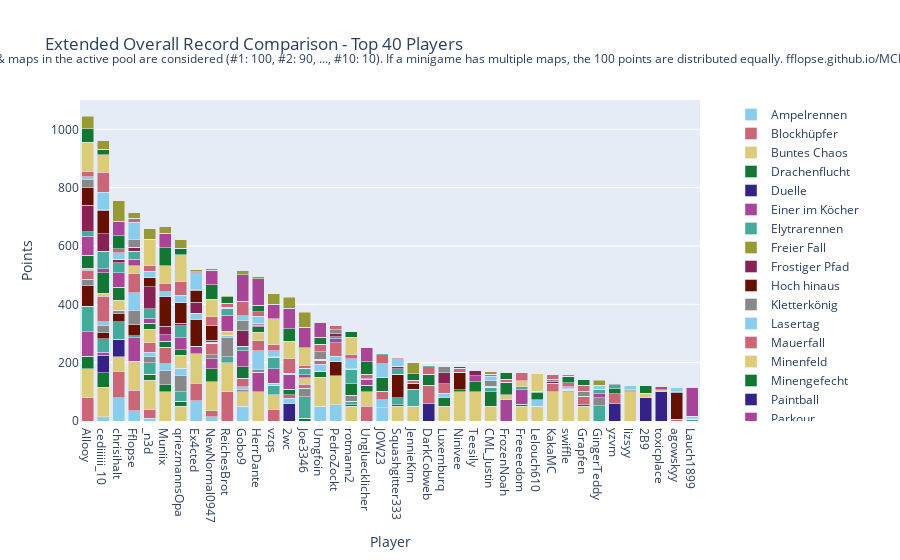

The notebook cell saved with this chart:
### Code cell
import plotly.graph_objects as go

# Sum all columns to get the total score
outDf['Total'] = outDf.sum(axis=1)

# Sort by total score and fill N/A values with 0
outDf = outDf.sort_values(by='Total', ascending=False).fillna(0)

# Crop to top 10 players
cropDf = outDf.head(40).copy()

# Drop the 'Total' column for plotting
cropDf = cropDf.drop(columns=['Total'])

# Create a color palette
color_palette = px.colors.qualitative.Safe

# Create the stacked bar plot
fig = go.Figure()

cropDf = remove_duplicate_columns(cropDf)

for column in cropDf.columns.difference(['Player']):
    fig.add_trace(go.Bar(
        x=cropDf.index,
        y=cropDf[column],
        name=column,
        marker_color=color_palette[len(fig.data) % len(color_palette)]
    ))

# Update layout
fig.update_layout(
    barmode='stack',
    title='Extended Overall Record Comparison - Top 40 Players',
    xaxis=dict(title='Player'),
    yaxis=dict(title='Points'),
    #height=800,
    #width=1000,
    legend=dict(
        x=1.05,
        y=0.5,
        traceorder='normal',
        font=dict(size=12),
        bgcolor='rgba(255, 255, 255, 0)',
        bordercolor='rgba(0, 0, 0, 0)'
    ),
    margin=dict(r=200),  # Adjust right margin to make room for the legend
    annotations=[
        dict(
            x=0.5,
            y=1.1635,
            xref='paper',
            yref='paper',
            text='Max 100 points per minigame. Records #1 through #10 of games & maps in the active pool are considered (#1: 100, #2: 90, ..., #10: 10). If a minigame has multiple maps, the 100 points are distributed equally. fflopse.github.io/MCP-Records/data-analysis/global-ranking.ipynb',
            showarrow=False,
            font=dict(size=12),
            xanchor='center'
        )
    ]
)

fig.show()

# save the plot as an html file

fig.write_html('out/ext_overall_record_comparison.html')

### Figure 1 — Plotly figure (JSON) as saved in the notebook; plotly's stock layout.template omitted (floating-point values rounded to 4 significant figures)
{"data": [{"marker": {"color": "rgb(136, 204, 238)"}, "name": "Ampelrennen", "type": "bar", "x": ["Allooy", "cediiiiii_10", "chrisihalt", "Fflopse", "_n3d", "Muniix", "qriezmannsOpa", "Ex4cted", "NewNormal0947", "ReichesBrot", "Gobo9", "HerrDante", "vzqs", "2wc", "Joe3346", "Umgfoin", "PedroZockt", "rotmann2", "Ungluecklicher", "JOW23", "Squashgitter333", "JennieKim", "DarkCobweb", "Luxemburq", "Ninivee", "Teesily", "CML_Justin", "FrozenNoah", "Freeeedom", "Lelouch610", "KakaMC", "swiffle", "Grapfen", "GingerTeddy", "yzvm", "lizsyy", "2B9", "toxicplace", "agowskyy", "Lauch1899"], "y": [0.0, 15.0, 80.0, 35.0, 10.0, 0.0, 0.0, 70.0, 15.0, 0.0, 50.0, 0.0, 0.0, 0.0, 0.0, 50.0, 55.0, 0.0, 0.0, 45.0, 0.0, 0.0, 0.0, 0.0, 0.0, 0.0, 0.0, 0.0, 0.0, 0.0, 0.0, 0.0, 0.0, 0.0, 0.0, 0.0, 0.0, 0.0, 0.0, 0.0]}, {"marker": {"color": "rgb(204, 102, 119)"}, "name": "Blockhüpfer", "type": "bar", "x": ["Allooy", "cediiiiii_10", "chrisihalt", "Fflopse", "_n3d", "Muniix", "qriezmannsOpa", "Ex4cted", "NewNormal0947", "ReichesBrot", "Gobo9", "HerrDante", "vzqs", "2wc", "Joe3346", "Umgfoin", "PedroZockt", "rotmann2", "Ungluecklicher", "JOW23", "Squashgitter333", "JennieKim", "DarkCobweb", "Luxemburq", "Ninivee", "Teesily", "CML_Justin", "FrozenNoah", "Freeeedom", "Lelouch610", "KakaMC", "swiffle", "Grapfen", "GingerTeddy", "yzvm", "lizsyy", "2B9", "toxicplace", "agowskyy", "Lauch1899"], "y": [80.0, 0.0, 90.0, 70.0, 30.0, 0.0, 0.0, 60.0, 20.0, 100.0, 0.0, 0.0, 40.0, 0.0, 0.0, 0.0, 0.0, 0.0, 50.0, 0.0, 0.0, 0.0, 0.0, 0.0, 0.0, 0.0, 0.0, 0.0, 0.0, 0.0, 0.0, 0.0, 0.0, 0.0, 0.0, 0.0, 0.0, 0.0, 0.0, 0.0]}, {"marker": {"color": "rgb(221, 204, 119)"}, "name": "Buntes Chaos", "type": "bar", "x": ["Allooy", "cediiiiii_10", "chrisihalt", "Fflopse", "_n3d", "Muniix", "qriezmannsOpa", "Ex4cted", "NewNormal0947", "ReichesBrot", "Gobo9", "HerrDante", "vzqs", "2wc", "Joe3346", "Umgfoin", "PedroZockt", "rotmann2", "Ungluecklicher", "JOW23", "Squashgitter333", "JennieKim", "DarkCobweb", "Luxemburq", "Ninivee", "Teesily", "CML_Justin", "FrozenNoah", "Freeeedom", "Lelouch610", "KakaMC", "swiffle", "Grapfen", "GingerTeddy", "yzvm", "lizsyy", "2B9", "toxicplace", "agowskyy", "Lauch1899"], "y": [100.0, 100.0, 50.0, 100.0, 100.0, 100.0, 50.0, 100.0, 100.0, 100.0, 50.0, 100.0, 50.0, 0.0, 0.0, 100.0, 100.0, 50.0, 50.0, 0.0, 50.0, 50.0, 0.0, 50.0, 100.0, 100.0, 50.0, 0.0, 50.0, 50.0, 100.0, 100.0, 50.0, 0.0, 0.0, 100.0, 0.0, 0.0, 0.0, 0.0]}, {"marker": {"color": "rgb(17, 119, 51)"}, "name": "Drachenflucht", "type": "bar", "x": ["Allooy", "cediiiiii_10", "chrisihalt", "Fflopse", "_n3d", "Muniix", "qriezmannsOpa", "Ex4cted", "NewNormal0947", "ReichesBrot", "Gobo9", "HerrDante", "vzqs", "2wc", "Joe3346", "Umgfoin", "PedroZockt", "rotmann2", "Ungluecklicher", "JOW23", "Squashgitter333", "JennieKim", "DarkCobweb", "Luxemburq", "Ninivee", "Teesily", "CML_Justin", "FrozenNoah", "Freeeedom", "Lelouch610", "KakaMC", "swiffle", "Grapfen", "GingerTeddy", "yzvm", "lizsyy", "2B9", "toxicplace", "agowskyy", "Lauch1899"], "y": [42.5, 50.0, 0.0, 0.0, 20.0, 25.0, 17.5, 0.0, 45.0, 0.0, 0.0, 0.0, 0.0, 0.0, 10.0, 20.0, 0.0, 5.0, 22.5, 0.0, 5.0, 0.0, 0.0, 30.0, 7.5, 35.0, 50.0, 0.0, 7.5, 0.0, 0.0, 0.0, 5.0, 0.0, 0.0, 0.0, 0.0, 0.0, 0.0, 0.0]}, {"marker": {"color": "rgb(51, 34, 136)"}, "name": "Duelle", "type": "bar", "x": ["Allooy", "cediiiiii_10", "chrisihalt", "Fflopse", "_n3d", "Muniix", "qriezmannsOpa", "Ex4cted", "NewNormal0947", "ReichesBrot", "Gobo9", "HerrDante", "vzqs", "2wc", "Joe3346", "Umgfoin", "PedroZockt", "rotmann2", "Ungluecklicher", "JOW23", "Squashgitter333", "JennieKim", "DarkCobweb", "Luxemburq", "Ninivee", "Teesily", "CML_Justin", "FrozenNoah", "Freeeedom", "Lelouch610", "KakaMC", "swiffle", "Grapfen", "GingerTeddy", "yzvm", "lizsyy", "2B9", "toxicplace", "agowskyy", "Lauch1899"], "y": [0.0, 60.0, 60.0, 0.0, 0.0, 0.0, 0.0, 0.0, 0.0, 0.0, 0.0, 0.0, 0.0, 60.0, 0.0, 0.0, 0.0, 0.0, 0.0, 0.0, 0.0, 0.0, 60.0, 0.0, 0.0, 0.0, 0.0, 0.0, 0.0, 0.0, 0.0, 0.0, 0.0, 0.0, 60.0, 0.0, 80.0, 100.0, 0.0, 0.0]}, {"marker": {"color": "rgb(170, 68, 153)"}, "name": "Einer im Köcher", "type": "bar", "x": ["Allooy", "cediiiiii_10", "chrisihalt", "Fflopse", "_n3d", "Muniix", "qriezmannsOpa", "Ex4cted", "NewNormal0947", "ReichesBrot", "Gobo9", "HerrDante", "vzqs", "2wc", "Joe3346", "Umgfoin", "PedroZockt", "rotmann2", "Ungluecklicher", "JOW23", "Squashgitter333", "JennieKim", "DarkCobweb", "Luxemburq", "Ninivee", "Teesily", "CML_Justin", "FrozenNoah", "Freeeedom", "Lelouch610", "KakaMC", "swiffle", "Grapfen", "GingerTeddy", "yzvm", "lizsyy", "2B9", "toxicplace", "agowskyy", "Lauch1899"], "y": [83.33, 10.0, 0.0, 80.0, 0.0, 0.0, 0.0, 26.67, 33.33, 0.0, 0.0, 66.67, 0.0, 0.0, 0.0, 0.0, 0.0, 0.0, 20.0, 0.0, 0.0, 0.0, 0.0, 0.0, 0.0, 20.0, 0.0, 73.33, 50.0, 0.0, 0.0, 0.0, 0.0, 0.0, 0.0, 0.0, 0.0, 0.0, 0.0, 0.0]}, {"marker": {"color": "rgb(68, 170, 153)"}, "name": "Elytrarennen", "type": "bar", "x": ["Allooy", "cediiiiii_10", "chrisihalt", "Fflopse", "_n3d", "Muniix", "qriezmannsOpa", "Ex4cted", "NewNormal0947", "ReichesBrot", "Gobo9", "HerrDante", "vzqs", "2wc", "Joe3346", "Umgfoin", "PedroZockt", "rotmann2", "Ungluecklicher", "JOW23", "Squashgitter333", "JennieKim", "DarkCobweb", "Luxemburq", "Ninivee", "Teesily", "CML_Justin", "FrozenNoah", "Freeeedom", "Lelouch610", "KakaMC", "swiffle", "Grapfen", "GingerTeddy", "yzvm", "lizsyy", "2B9", "toxicplace", "agowskyy", "Lauch1899"], "y": [87.5, 47.5, 60.0, 7.5, 40.0, 0.0, 32.5, 0.0, 0.0, 20.0, 0.0, 0.0, 32.5, 0.0, 72.5, 0.0, 0.0, 12.5, 0.0, 0.0, 25.0, 0.0, 0.0, 0.0, 0.0, 0.0, 15.0, 0.0, 10.0, 0.0, 0.0, 5.0, 0.0, 52.5, 0.0, 0.0, 0.0, 0.0, 0.0, 0.0]}, {"marker": {"color": "rgb(153, 153, 51)"}, "name": "Freier Fall", "type": "bar", "x": ["Allooy", "cediiiiii_10", "chrisihalt", "Fflopse", "_n3d", "Muniix", "qriezmannsOpa", "Ex4cted", "NewNormal0947", "ReichesBrot", "Gobo9", "HerrDante", "vzqs", "2wc", "Joe3346", "Umgfoin", "PedroZockt", "rotmann2", "Ungluecklicher", "JOW23", "Squashgitter333", "JennieKim", "DarkCobweb", "Luxemburq", "Ninivee", "Teesily", "CML_Justin", "FrozenNoah", "Freeeedom", "Lelouch610", "KakaMC", "swiffle", "Grapfen", "GingerTeddy", "yzvm", "lizsyy", "2B9", "toxicplace", "agowskyy", "Lauch1899"], "y": [0.0, 0.0, 0.0, 0.0, 0.0, 0.0, 0.0, 0.0, 0.0, 0.0, 0.0, 0.0, 0.0, 0.0, 0.0, 0.0, 0.0, 0.0, 0.0, 0.0, 0.0, 0.0, 0.0, 0.0, 0.0, 0.0, 0.0, 0.0, 0.0, 0.0, 0.0, 0.0, 0.0, 0.0, 0.0, 0.0, 0.0, 0.0, 0.0, 0.0]}, {"marker": {"color": "rgb(136, 34, 85)"}, "name": "Frostiger Pfad", "type": "bar", "x": ["Allooy", "cediiiiii_10", "chrisihalt", "Fflopse", "_n3d", "Muniix", "qriezmannsOpa", "Ex4cted", "NewNormal0947", "ReichesBrot", "Gobo9", "HerrDante", "vzqs", "2wc", "Joe3346", "Umgfoin", "PedroZockt", "rotmann2", "Ungluecklicher", "JOW23", "Squashgitter333", "JennieKim", "DarkCobweb", "Luxemburq", "Ninivee", "Teesily", "CML_Justin", "FrozenNoah", "Freeeedom", "Lelouch610", "KakaMC", "swiffle", "Grapfen", "GingerTeddy", "yzvm", "lizsyy", "2B9", "toxicplace", "agowskyy", "Lauch1899"], "y": [0.0, 0.0, 0.0, 0.0, 0.0, 0.0, 0.0, 0.0, 0.0, 0.0, 0.0, 0.0, 0.0, 0.0, 0.0, 0.0, 0.0, 0.0, 0.0, 0.0, 0.0, 0.0, 0.0, 0.0, 0.0, 0.0, 0.0, 0.0, 0.0, 0.0, 0.0, 0.0, 0.0, 0.0, 0.0, 0.0, 0.0, 0.0, 0.0, 0.0]}, {"marker": {"color": "rgb(102, 17, 0)"}, "name": "Hoch hinaus", "type": "bar", "x": ["Allooy", "cediiiiii_10", "chrisihalt", "Fflopse", "_n3d", "Muniix", "qriezmannsOpa", "Ex4cted", "NewNormal0947", "ReichesBrot", "Gobo9", "HerrDante", "vzqs", "2wc", "Joe3346", "Umgfoin", "PedroZockt", "rotmann2", "Ungluecklicher", "JOW23", "Squashgitter333", "JennieKim", "DarkCobweb", "Luxemburq", "Ninivee", "Teesily", "CML_Justin", "FrozenNoah", "Freeeedom", "Lelouch610", "KakaMC", "swiffle", "Grapfen", "GingerTeddy", "yzvm", "lizsyy", "2B9", "toxicplace", "agowskyy", "Lauch1899"], "y": [70.0, 20.0, 30.0, 40.0, 0.0, 0.0, 0.0, 90.0, 0.0, 0.0, 0.0, 0.0, 0.0, 0.0, 0.0, 0.0, 50.0, 0.0, 0.0, 0.0, 80.0, 0.0, 0.0, 0.0, 60.0, 0.0, 0.0, 0.0, 0.0, 0.0, 0.0, 0.0, 0.0, 0.0, 0.0, 0.0, 0.0, 0.0, 0.0, 0.0]}, {"marker": {"color": "rgb(136, 136, 136)"}, "name": "Kletterkönig", "type": "bar", "x": ["Allooy", "cediiiiii_10", "chrisihalt", "Fflopse", "_n3d", "Muniix", "qriezmannsOpa", "Ex4cted", "NewNormal0947", "ReichesBrot", "Gobo9", "HerrDante", "vzqs", "2wc", "Joe3346", "Umgfoin", "PedroZockt", "rotmann2", "Ungluecklicher", "JOW23", "Squashgitter333", "JennieKim", "DarkCobweb", "Luxemburq", "Ninivee", "Teesily", "CML_Justin", "FrozenNoah", "Freeeedom", "Lelouch610", "KakaMC", "swiffle", "Grapfen", "GingerTeddy", "yzvm", "lizsyy", "2B9", "toxicplace", "agowskyy", "Lauch1899"], "y": [23.33, 23.33, 10.0, 46.67, 20.0, 46.67, 56.67, 0.0, 13.33, 66.67, 6.667, 10.0, 0.0, 0.0, 30.0, 0.0, 0.0, 20.0, 0.0, 0.0, 0.0, 0.0, 0.0, 0.0, 0.0, 0.0, 0.0, 0.0, 0.0, 0.0, 0.0, 0.0, 0.0, 26.67, 0.0, 0.0, 0.0, 0.0, 0.0, 0.0]}, {"marker": {"color": "rgb(136, 204, 238)"}, "name": "Lasertag", "type": "bar", "x": ["Allooy", "cediiiiii_10", "chrisihalt", "Fflopse", "_n3d", "Muniix", "qriezmannsOpa", "Ex4cted", "NewNormal0947", "ReichesBrot", "Gobo9", "HerrDante", "vzqs", "2wc", "Joe3346", "Umgfoin", "PedroZockt", "rotmann2", "Ungluecklicher", "JOW23", "Squashgitter333", "JennieKim", "DarkCobweb", "Luxemburq", "Ninivee", "Teesily", "CML_Justin", "FrozenNoah", "Freeeedom", "Lelouch610", "KakaMC", "swiffle", "Grapfen", "GingerTeddy", "yzvm", "lizsyy", "2B9", "toxicplace", "agowskyy", "Lauch1899"], "y": [0.0, 15.0, 0.0, 60.0, 15.0, 25.0, 25.0, 22.5, 0.0, 7.5, 10.0, 65.0, 7.5, 17.5, 0.0, 25.0, 17.5, 0.0, 0.0, 27.5, 0.0, 0.0, 0.0, 15.0, 0.0, 0.0, 0.0, 0.0, 0.0, 22.5, 0.0, 0.0, 0.0, 0.0, 0.0, 0.0, 0.0, 0.0, 0.0, 0.0]}, {"marker": {"color": "rgb(204, 102, 119)"}, "name": "Mauerfall", "type": "bar", "x": ["Allooy", "cediiiiii_10", "chrisihalt", "Fflopse", "_n3d", "Muniix", "qriezmannsOpa", "Ex4cted", "NewNormal0947", "ReichesBrot", "Gobo9", "HerrDante", "vzqs", "2wc", "Joe3346", "Umgfoin", "PedroZockt", "rotmann2", "Ungluecklicher", "JOW23", "Squashgitter333", "JennieKim", "DarkCobweb", "Luxemburq", "Ninivee", "Teesily", "CML_Justin", "FrozenNoah", "Freeeedom", "Lelouch610", "KakaMC", "swiffle", "Grapfen", "GingerTeddy", "yzvm", "lizsyy", "2B9", "toxicplace", "agowskyy", "Lauch1899"], "y": [30.0, 86.67, 0.0, 66.67, 33.33, 56.67, 0.0, 0.0, 40.0, 0.0, 30.0, 33.33, 0.0, 13.33, 13.33, 13.33, 46.67, 0.0, 0.0, 30.0, 0.0, 0.0, 63.33, 33.33, 13.33, 0.0, 0.0, 0.0, 0.0, 0.0, 30.0, 0.0, 30.0, 0.0, 33.33, 0.0, 0.0, 0.0, 6.667, 0.0]}, {"marker": {"color": "rgb(221, 204, 119)"}, "name": "Minenfeld", "type": "bar", "x": ["Allooy", "cediiiiii_10", "chrisihalt", "Fflopse", "_n3d", "Muniix", "qriezmannsOpa", "Ex4cted", "NewNormal0947", "ReichesBrot", "Gobo9", "HerrDante", "vzqs", "2wc", "Joe3346", "Umgfoin", "PedroZockt", "rotmann2", "Ungluecklicher", "JOW23", "Squashgitter333", "JennieKim", "DarkCobweb", "Luxemburq", "Ninivee", "Teesily", "CML_Justin", "FrozenNoah", "Freeeedom", "Lelouch610", "KakaMC", "swiffle", "Grapfen", "GingerTeddy", "yzvm", "lizsyy", "2B9", "toxicplace", "agowskyy", "Lauch1899"], "y": [6.667, 10.0, 33.33, 26.67, 46.67, 0.0, 43.33, 0.0, 0.0, 13.33, 0.0, 30.0, 0.0, 0.0, 23.33, 0.0, 0.0, 0.0, 0.0, 0.0, 0.0, 0.0, 0.0, 0.0, 0.0, 0.0, 0.0, 16.67, 20.0, 0.0, 0.0, 0.0, 0.0, 0.0, 0.0, 0.0, 13.33, 6.667, 0.0, 0.0]}, {"marker": {"color": "rgb(17, 119, 51)"}, "name": "Minengefecht", "type": "bar", "x": ["Allooy", "cediiiiii_10", "chrisihalt", "Fflopse", "_n3d", "Muniix", "qriezmannsOpa", "Ex4cted", "NewNormal0947", "ReichesBrot", "Gobo9", "HerrDante", "vzqs", "2wc", "Joe3346", "Umgfoin", "PedroZockt", "rotmann2", "Ungluecklicher", "JOW23", "Squashgitter333", "JennieKim", "DarkCobweb", "Luxemburq", "Ninivee", "Teesily", "CML_Justin", "FrozenNoah", "Freeeedom", "Lelouch610", "KakaMC", "swiffle", "Grapfen", "GingerTeddy", "yzvm", "lizsyy", "2B9", "toxicplace", "agowskyy", "Lauch1899"], "y": [45.0, 70.0, 45.0, 0.0, 20.0, 20.0, 20.0, 0.0, 0.0, 0.0, 40.0, 17.5, 0.0, 17.5, 0.0, 0.0, 0.0, 40.0, 0.0, 45.0, 0.0, 0.0, 37.5, 0.0, 0.0, 0.0, 0.0, 42.5, 0.0, 25.0, 0.0, 0.0, 0.0, 0.0, 17.5, 0.0, 0.0, 0.0, 0.0, 0.0]}, {"marker": {"color": "rgb(51, 34, 136)"}, "name": "Paintball", "type": "bar", "x": ["Allooy", "cediiiiii_10", "chrisihalt", "Fflopse", "_n3d", "Muniix", "qriezmannsOpa", "Ex4cted", "NewNormal0947", "ReichesBrot", "Gobo9", "HerrDante", "vzqs", "2wc", "Joe3346", "Umgfoin", "PedroZockt", "rotmann2", "Ungluecklicher", "JOW23", "Squashgitter333", "JennieKim", "DarkCobweb", "Luxemburq", "Ninivee", "Teesily", "CML_Justin", "FrozenNoah", "Freeeedom", "Lelouch610", "KakaMC", "swiffle", "Grapfen", "GingerTeddy", "yzvm", "lizsyy", "2B9", "toxicplace", "agowskyy", "Lauch1899"], "y": [0.0, 0.0, 0.0, 0.0, 0.0, 0.0, 0.0, 0.0, 0.0, 0.0, 0.0, 0.0, 0.0, 0.0, 0.0, 0.0, 0.0, 0.0, 0.0, 0.0, 0.0, 0.0, 0.0, 0.0, 0.0, 0.0, 0.0, 0.0, 0.0, 0.0, 0.0, 0.0, 0.0, 0.0, 0.0, 0.0, 0.0, 0.0, 0.0, 0.0]}, {"marker": {"color": "rgb(170, 68, 153)"}, "name": "Parkour", "type": "bar", "x": ["Allooy", "cediiiiii_10", "chrisihalt", "Fflopse", "_n3d", "Muniix", "qriezmannsOpa", "Ex4cted", "NewNormal0947", "ReichesBrot", "Gobo9", "HerrDante", "vzqs", "2wc", "Joe3346", "Umgfoin", "PedroZockt", "rotmann2", "Ungluecklicher", "JOW23", "Squashgitter333", "JennieKim", "DarkCobweb", "Luxemburq", "Ninivee", "Teesily", "CML_Justin", "FrozenNoah", "Freeeedom", "Lelouch610", "KakaMC", "swiffle", "Grapfen", "GingerTeddy", "yzvm", "lizsyy", "2B9", "toxicplace", "agowskyy", "Lauch1899"], "y": [65.0, 15.0, 50.0, 22.5, 17.5, 22.5, 40.0, 0.0, 0.0, 55.0, 55.0, 5.0, 50.0, 52.5, 10.0, 0.0, 12.5, 0.0, 0.0, 0.0, 0.0, 0.0, 0.0, 0.0, 0.0, 0.0, 0.0, 0.0, 0.0, 0.0, 0.0, 0.0, 0.0, 15.0, 0.0, 0.0, 0.0, 10.0, 0.0, 0.0]}, {"marker": {"color": "rgb(68, 170, 153)"}, "name": "Pferderennen", "type": "bar", "x": ["Allooy", "cediiiiii_10", "chrisihalt", "Fflopse", "_n3d", "Muniix", "qriezmannsOpa", "Ex4cted", "NewNormal0947", "ReichesBrot", "Gobo9", "HerrDante", "vzqs", "2wc", "Joe3346", "Umgfoin", "PedroZockt", "rotmann2", "Ungluecklicher", "JOW23", "Squashgitter333", "JennieKim", "DarkCobweb", "Luxemburq", "Ninivee", "Teesily", "CML_Justin", "FrozenNoah", "Freeeedom", "Lelouch610", "KakaMC", "swiffle", "Grapfen", "GingerTeddy", "yzvm", "lizsyy", "2B9", "toxicplace", "agowskyy", "Lauch1899"], "y": [15.0, 60.0, 35.0, 26.67, 31.67, 0.0, 41.67, 0.0, 3.333, 21.67, 15.0, 3.333, 38.33, 0.0, 21.67, 3.333, 6.667, 50.0, 0.0, 0.0, 20.0, 56.67, 0.0, 0.0, 0.0, 0.0, 0.0, 0.0, 0.0, 3.333, 0.0, 3.333, 0.0, 15.0, 13.33, 3.333, 0.0, 0.0, 0.0, 6.667]}, {"marker": {"color": "rgb(153, 153, 51)"}, "name": "Reihenfolge", "type": "bar", "x": ["Allooy", "cediiiiii_10", "chrisihalt", "Fflopse", "_n3d", "Muniix", "qriezmannsOpa", "Ex4cted", "NewNormal0947", "ReichesBrot", "Gobo9", "HerrDante", "vzqs", "2wc", "Joe3346", "Umgfoin", "PedroZockt", "rotmann2", "Ungluecklicher", "JOW23", "Squashgitter333", "JennieKim", "DarkCobweb", "Luxemburq", "Ninivee", "Teesily", "CML_Justin", "FrozenNoah", "Freeeedom", "Lelouch610", "KakaMC", "swiffle", "Grapfen", "GingerTeddy", "yzvm", "lizsyy", "2B9", "toxicplace", "agowskyy", "Lauch1899"], "y": [0.0, 0.0, 0.0, 0.0, 0.0, 0.0, 0.0, 0.0, 0.0, 0.0, 0.0, 0.0, 0.0, 0.0, 0.0, 0.0, 0.0, 0.0, 0.0, 0.0, 0.0, 0.0, 0.0, 0.0, 0.0, 0.0, 0.0, 0.0, 0.0, 0.0, 0.0, 0.0, 0.0, 0.0, 0.0, 0.0, 0.0, 0.0, 0.0, 0.0]}, {"marker": {"color": "rgb(136, 34, 85)"}, "name": "Replika", "type": "bar", "x": ["Allooy", "cediiiiii_10", "chrisihalt", "Fflopse", "_n3d", "Muniix", "qriezmannsOpa", "Ex4cted", "NewNormal0947", "ReichesBrot", "Gobo9", "HerrDante", "vzqs", "2wc", "Joe3346", "Umgfoin", "PedroZockt", "rotmann2", "Ungluecklicher", "JOW23", "Squashgitter333", "JennieKim", "DarkCobweb", "Luxemburq", "Ninivee", "Teesily", "CML_Justin", "FrozenNoah", "Freeeedom", "Lelouch610", "KakaMC", "swiffle", "Grapfen", "GingerTeddy", "yzvm", "lizsyy", "2B9", "toxicplace", "agowskyy", "Lauch1899"], "y": [92.12, 59.58, 11.53, 14.92, 77.03, 29.66, 8.983, 38.73, 6.695, 2.966, 53.56, 2.881, 1.949, 2.542, 0.4237, 0.0, 10.93, 1.017, 0.1695, 0.5085, 8.39, 2.288, 0.0, 37.71, 0.0, 18.56, 3.983, 0.0, 0.8475, 0.7627, 4.237, 1.525, 0.0, 0.2542, 0.0, 0.8475, 0.0, 0.0, 0.0, 1.356]}, {"marker": {"color": "rgb(102, 17, 0)"}, "name": "Runterpurzeln", "type": "bar", "x": ["Allooy", "cediiiiii_10", "chrisihalt", "Fflopse", "_n3d", "Muniix", "qriezmannsOpa", "Ex4cted", "NewNormal0947", "ReichesBrot", "Gobo9", "HerrDante", "vzqs", "2wc", "Joe3346", "Umgfoin", "PedroZockt", "rotmann2", "Ungluecklicher", "JOW23", "Squashgitter333", "JennieKim", "DarkCobweb", "Luxemburq", "Ninivee", "Teesily", "CML_Justin", "FrozenNoah", "Freeeedom", "Lelouch610", "KakaMC", "swiffle", "Grapfen", "GingerTeddy", "yzvm", "lizsyy", "2B9", "toxicplace", "agowskyy", "Lauch1899"], "y": [60.0, 80.0, 0.0, 0.0, 30.0, 100.0, 70.0, 40.0, 50.0, 0.0, 0.0, 0.0, 0.0, 0.0, 0.0, 0.0, 0.0, 0.0, 0.0, 0.0, 0.0, 20.0, 0.0, 0.0, 0.0, 0.0, 0.0, 0.0, 0.0, 0.0, 0.0, 0.0, 0.0, 0.0, 0.0, 0.0, 0.0, 0.0, 90.0, 0.0]}, {"marker": {"color": "rgb(136, 136, 136)"}, "name": "Sammelwahn", "type": "bar", "x": ["Allooy", "cediiiiii_10", "chrisihalt", "Fflopse", "_n3d", "Muniix", "qriezmannsOpa", "Ex4cted", "NewNormal0947", "ReichesBrot", "Gobo9", "HerrDante", "vzqs", "2wc", "Joe3346", "Umgfoin", "PedroZockt", "rotmann2", "Ungluecklicher", "JOW23", "Squashgitter333", "JennieKim", "DarkCobweb", "Luxemburq", "Ninivee", "Teesily", "CML_Justin", "FrozenNoah", "Freeeedom", "Lelouch610", "KakaMC", "swiffle", "Grapfen", "GingerTeddy", "yzvm", "lizsyy", "2B9", "toxicplace", "agowskyy", "Lauch1899"], "y": [27.86, 2.143, 0.0, 25.0, 1.667, 0.7143, 0.7143, 2.381, 0.0, 3.333, 33.33, 0.7143, 0.7143, 0.0, 0.0, 26.19, 13.33, 0.0, 1.667, 1.667, 0.0, 0.0, 0.0, 21.43, 0.0, 0.7143, 19.76, 0.7143, 0.0, 0.0, 9.524, 0.0, 17.86, 0.0, 5.476, 3.571, 2.381, 0.0, 4.286, 0.0]}, {"marker": {"color": "rgb(136, 204, 238)"}, "name": "Schießstand", "type": "bar", "x": ["Allooy", "cediiiiii_10", "chrisihalt", "Fflopse", "_n3d", "Muniix", "qriezmannsOpa", "Ex4cted", "NewNormal0947", "ReichesBrot", "Gobo9", "HerrDante", "vzqs", "2wc", "Joe3346", "Umgfoin", "PedroZockt", "rotmann2", "Ungluecklicher", "JOW23", "Squashgitter333", "JennieKim", "DarkCobweb", "Luxemburq", "Ninivee", "Teesily", "CML_Justin", "FrozenNoah", "Freeeedom", "Lelouch610", "KakaMC", "swiffle", "Grapfen", "GingerTeddy", "yzvm", "lizsyy", "2B9", "toxicplace", "agowskyy", "Lauch1899"], "y": [10.0, 60.0, 22.5, 60.0, 20.0, 17.5, 25.0, 57.5, 0.0, 0.0, 17.5, 25.0, 20.0, 0.0, 0.0, 0.0, 0.0, 35.0, 0.0, 47.5, 25.0, 0.0, 0.0, 0.0, 0.0, 0.0, 15.0, 0.0, 0.0, 0.0, 0.0, 7.5, 0.0, 12.5, 0.0, 15.0, 0.0, 0.0, 15.0, 7.5]}, {"marker": {"color": "rgb(204, 102, 119)"}, "name": "Skywars", "type": "bar", "x": ["Allooy", "cediiiiii_10", "chrisihalt", "Fflopse", "_n3d", "Muniix", "qriezmannsOpa", "Ex4cted", "NewNormal0947", "ReichesBrot", "Gobo9", "HerrDante", "vzqs", "2wc", "Joe3346", "Umgfoin", "PedroZockt", "rotmann2", "Ungluecklicher", "JOW23", "Squashgitter333", "JennieKim", "DarkCobweb", "Luxemburq", "Ninivee", "Teesily", "CML_Justin", "FrozenNoah", "Freeeedom", "Lelouch610", "KakaMC", "swiffle", "Grapfen", "GingerTeddy", "yzvm", "lizsyy", "2B9", "toxicplace", "agowskyy", "Lauch1899"], "y": [18.33, 68.33, 13.33, 13.33, 20.0, 28.33, 48.33, 3.333, 30.0, 13.33, 50.0, 15.0, 20.0, 50.0, 10.0, 25.0, 13.33, 13.33, 16.67, 30.0, 3.333, 10.0, 25.0, 0.0, 0.0, 0.0, 6.667, 10.0, 26.67, 0.0, 16.67, 13.33, 20.0, 0.0, 0.0, 0.0, 0.0, 0.0, 0.0, 0.0]}, {"marker": {"color": "rgb(221, 204, 119)"}, "name": "Spleef", "type": "bar", "x": ["Allooy", "cediiiiii_10", "chrisihalt", "Fflopse", "_n3d", "Muniix", "qriezmannsOpa", "Ex4cted", "NewNormal0947", "ReichesBrot", "Gobo9", "HerrDante", "vzqs", "2wc", "Joe3346", "Umgfoin", "PedroZockt", "rotmann2", "Ungluecklicher", "JOW23", "Squashgitter333", "JennieKim", "DarkCobweb", "Luxemburq", "Ninivee", "Teesily", "CML_Justin", "FrozenNoah", "Freeeedom", "Lelouch610", "KakaMC", "swiffle", "Grapfen", "GingerTeddy", "yzvm", "lizsyy", "2B9", "toxicplace", "agowskyy", "Lauch1899"], "y": [100.0, 60.0, 0.0, 0.0, 90.0, 60.0, 90.0, 0.0, 60.0, 0.0, 0.0, 0.0, 90.0, 60.0, 60.0, 0.0, 0.0, 60.0, 0.0, 0.0, 0.0, 0.0, 0.0, 0.0, 0.0, 0.0, 0.0, 0.0, 0.0, 60.0, 0.0, 0.0, 0.0, 0.0, 0.0, 0.0, 0.0, 0.0, 0.0, 0.0]}, {"marker": {"color": "rgb(17, 119, 51)"}, "name": "Survivalgames", "type": "bar", "x": ["Allooy", "cediiiiii_10", "chrisihalt", "Fflopse", "_n3d", "Muniix", "qriezmannsOpa", "Ex4cted", "NewNormal0947", "ReichesBrot", "Gobo9", "HerrDante", "vzqs", "2wc", "Joe3346", "Umgfoin", "PedroZockt", "rotmann2", "Ungluecklicher", "JOW23", "Squashgitter333", "JennieKim", "DarkCobweb", "Luxemburq", "Ninivee", "Teesily", "CML_Justin", "FrozenNoah", "Freeeedom", "Lelouch610", "KakaMC", "swiffle", "Grapfen", "GingerTeddy", "yzvm", "lizsyy", "2B9", "toxicplace", "agowskyy", "Lauch1899"], "y": [45.0, 20.0, 45.0, 0.0, 0.0, 62.5, 22.5, 0.0, 50.0, 22.5, 0.0, 22.5, 0.0, 42.5, 0.0, 25.0, 0.0, 20.0, 42.5, 5.0, 0.0, 22.5, 5.0, 0.0, 5.0, 0.0, 0.0, 22.5, 0.0, 0.0, 0.0, 22.5, 20.0, 0.0, 0.0, 0.0, 25.0, 0.0, 0.0, 0.0]}, {"marker": {"color": "rgb(51, 34, 136)"}, "name": "Todeswürfel", "type": "bar", "x": ["Allooy", "cediiiiii_10", "chrisihalt", "Fflopse", "_n3d", "Muniix", "qriezmannsOpa", "Ex4cted", "NewNormal0947", "ReichesBrot", "Gobo9", "HerrDante", "vzqs", "2wc", "Joe3346", "Umgfoin", "PedroZockt", "rotmann2", "Ungluecklicher", "JOW23", "Squashgitter333", "JennieKim", "DarkCobweb", "Luxemburq", "Ninivee", "Teesily", "CML_Justin", "FrozenNoah", "Freeeedom", "Lelouch610", "KakaMC", "swiffle", "Grapfen", "GingerTeddy", "yzvm", "lizsyy", "2B9", "toxicplace", "agowskyy", "Lauch1899"], "y": [0.0, 0.0, 0.0, 0.0, 0.0, 0.0, 0.0, 0.0, 0.0, 0.0, 0.0, 0.0, 0.0, 0.0, 0.0, 0.0, 0.0, 0.0, 0.0, 0.0, 0.0, 0.0, 0.0, 0.0, 0.0, 0.0, 0.0, 0.0, 0.0, 0.0, 0.0, 0.0, 0.0, 0.0, 0.0, 0.0, 0.0, 0.0, 0.0, 0.0]}, {"marker": {"color": "rgb(170, 68, 153)"}, "name": "Turmroulette", "type": "bar", "x": ["Allooy", "cediiiiii_10", "chrisihalt", "Fflopse", "_n3d", "Muniix", "qriezmannsOpa", "Ex4cted", "NewNormal0947", "ReichesBrot", "Gobo9", "HerrDante", "vzqs", "2wc", "Joe3346", "Umgfoin", "PedroZockt", "rotmann2", "Ungluecklicher", "JOW23", "Squashgitter333", "JennieKim", "DarkCobweb", "Luxemburq", "Ninivee", "Teesily", "CML_Justin", "FrozenNoah", "Freeeedom", "Lelouch610", "KakaMC", "swiffle", "Grapfen", "GingerTeddy", "yzvm", "lizsyy", "2B9", "toxicplace", "agowskyy", "Lauch1899"], "y": [0.0, 0.0, 50.0, 0.0, 0.0, 50.0, 0.0, 0.0, 50.0, 0.0, 90.0, 90.0, 50.0, 70.0, 70.0, 50.0, 0.0, 0.0, 50.0, 0.0, 0.0, 0.0, 0.0, 0.0, 0.0, 0.0, 0.0, 0.0, 0.0, 0.0, 0.0, 0.0, 0.0, 0.0, 0.0, 0.0, 0.0, 0.0, 0.0, 100.0]}, {"marker": {"color": "rgb(68, 170, 153)"}, "name": "Waffenfolge", "type": "bar", "x": ["Allooy", "cediiiiii_10", "chrisihalt", "Fflopse", "_n3d", "Muniix", "qriezmannsOpa", "Ex4cted", "NewNormal0947", "ReichesBrot", "Gobo9", "HerrDante", "vzqs", "2wc", "Joe3346", "Umgfoin", "PedroZockt", "rotmann2", "Ungluecklicher", "JOW23", "Squashgitter333", "JennieKim", "DarkCobweb", "Luxemburq", "Ninivee", "Teesily", "CML_Justin", "FrozenNoah", "Freeeedom", "Lelouch610", "KakaMC", "swiffle", "Grapfen", "GingerTeddy", "yzvm", "lizsyy", "2B9", "toxicplace", "agowskyy", "Lauch1899"], "y": [0.0, 0.0, 0.0, 0.0, 0.0, 0.0, 0.0, 0.0, 0.0, 0.0, 0.0, 0.0, 0.0, 0.0, 0.0, 0.0, 0.0, 0.0, 0.0, 0.0, 0.0, 0.0, 0.0, 0.0, 0.0, 0.0, 0.0, 0.0, 0.0, 0.0, 0.0, 0.0, 0.0, 0.0, 0.0, 0.0, 0.0, 0.0, 0.0, 0.0]}, {"marker": {"color": "rgb(153, 153, 51)"}, "name": "Wettrennen", "type": "bar", "x": ["Allooy", "cediiiiii_10", "chrisihalt", "Fflopse", "_n3d", "Muniix", "qriezmannsOpa", "Ex4cted", "NewNormal0947", "ReichesBrot", "Gobo9", "HerrDante", "vzqs", "2wc", "Joe3346", "Umgfoin", "PedroZockt", "rotmann2", "Ungluecklicher", "JOW23", "Squashgitter333", "JennieKim", "DarkCobweb", "Luxemburq", "Ninivee", "Teesily", "CML_Justin", "FrozenNoah", "Freeeedom", "Lelouch610", "KakaMC", "swiffle", "Grapfen", "GingerTeddy", "yzvm", "lizsyy", "2B9", "toxicplace", "agowskyy", "Lauch1899"], "y": [44.0, 28.0, 70.0, 20.0, 36.0, 22.0, 30.0, 8.0, 6.0, 4.0, 14.0, 8.0, 36.0, 38.0, 52.0, 0.0, 0.0, 0.0, 0.0, 0.0, 0.0, 38.0, 0.0, 0.0, 0.0, 0.0, 8.0, 0.0, 0.0, 0.0, 0.0, 6.0, 0.0, 18.0, 0.0, 0.0, 0.0, 0.0, 0.0, 0.0]}], "layout": {"annotations": [{"font": {"size": 12}, "showarrow": false, "text": "Max 100 points per minigame. Records #1 through #10 of games & maps in the active pool are considered (#1: 100, #2: 90, ..., #10: 10). If a minigame has multiple maps, the 100 points are distributed equally. fflopse.github.io/MCP-Records/data-analysis/global-ranking.ipynb", "x": 0.5, "xanchor": "center", "xref": "paper", "y": 1.163, "yref": "paper"}], "barmode": "stack", "legend": {"bgcolor": "rgba(255, 255, 255, 0)", "bordercolor": "rgba(0, 0, 0, 0)", "font": {"size": 12}, "traceorder": "normal", "x": 1.05, "y": 0.5}, "margin": {"r": 200}, "title": {"text": "Extended Overall Record Comparison - Top 40 Players"}, "xaxis": {"title": {"text": "Player"}}, "yaxis": {"title": {"text": "Points"}}}}
